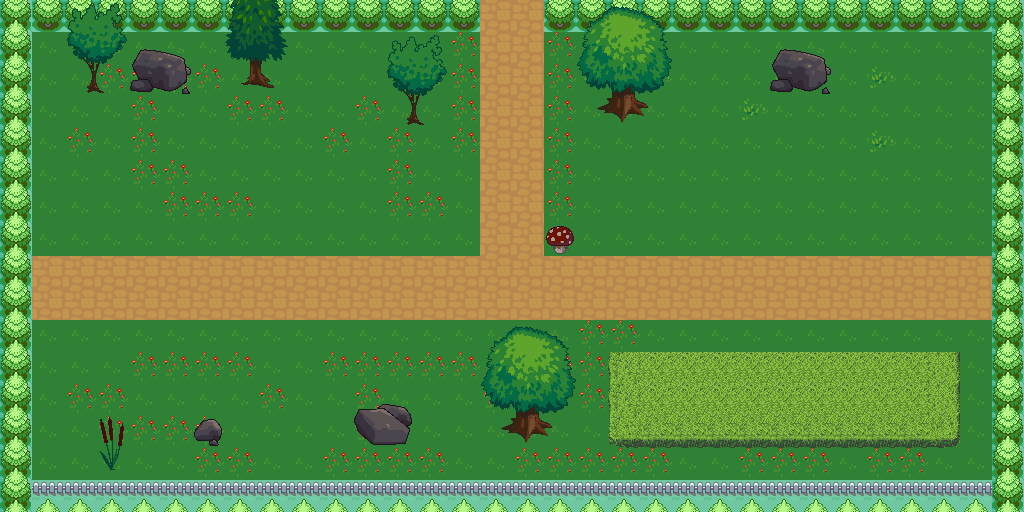

Below is a game level as drawn by its tile map, then a one-line description and the .tmx that defines it (tile-layer data replaced by summaries):
An orthogonal 32x16 tile map with 32x32 px tiles, 5 tile layers (Tile Layer 1, Tile Layer 2, grass, tree, ...), 3 tilesets and 6 objects (3x 1, 2, 3, 4).

<map version="1.2" tiledversion="1.2.4" orientation="orthogonal" renderorder="right-down" width="32" height="16" tilewidth="32" tileheight="32" infinite="0" nextlayerid="8" nextobjectid="9">
 <tileset firstgid="1" source="terrain_atlas.tsx" />
 <tileset firstgid="1025" source="3736.tsx" />
 <tileset firstgid="1277" source="HelloWorld.tsx" />
 <layer id="1" name="Tile Layer 1" width="32" height="16">
  <data>[512 cells, 422 non-empty, 4 distinct tile ids]</data>
 </layer>
 <layer id="2" name="Tile Layer 2" width="32" height="16">
  <data>[512 cells, 90 non-empty, 12 distinct tile ids]</data>
 </layer>
 <layer id="5" name="grass" width="32" height="16">
  <data>[512 cells, 33 non-empty, 6 distinct tile ids]</data>
 </layer>
 <layer id="6" name="tree" width="32" height="16">
  <data>[512 cells, 58 non-empty, 36 distinct tile ids]</data>
 </layer>
 <layer id="3" name="physics" width="32" height="16">
  <data>[512 cells, 149 non-empty, 2 distinct tile ids]</data>
 </layer>
 <objectgroup id="4" name="Object">
  <object id="1" type="1" x="116" y="312">
   <properties>
    <property name="pre" type="int" value="0" />
   </properties>
   <point />
  </object>
  <object id="2" type="2" x="123" y="244">
   <point />
  </object>
  <object id="3" type="3" x="812" y="245">
   <point />
  </object>
  <object id="4" type="1" x="816" y="314">
   <properties>
    <property name="pre" type="int" value="1" />
   </properties>
   <point />
  </object>
  <object id="5" type="4" x="512" y="8">
   <point />
  </object>
  <object id="7" type="1" x="512" y="78">
   <properties>
    <property name="pre" type="int" value="2" />
   </properties>
   <point />
  </object>
 </objectgroup>
</map>
